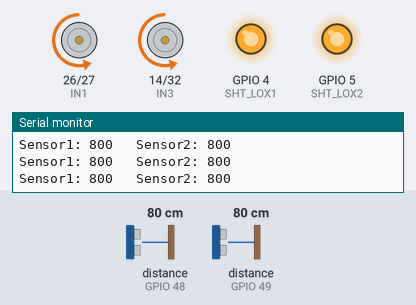
A sketch run on a simulated ESP32. Shown: motor-driver pin pairs drawn as motors (green arrow = first pin HIGH = forward, orange = second pin HIGH = backward, longer = more drive, scaled by the enable pin), output pins drawn as LEDs (lit = HIGH), the last lines printed to the serial monitor. The inputs (shaded band) are chosen by the test bench; at power-on: distance to the obstacle (sensors on GPIO 48, GPIO 49) 80 cm.

Above: at 1.2 s.
1.3 s: distance to the obstacle (sensor on GPIO 48) set to 2 cm
At 1.7 s:
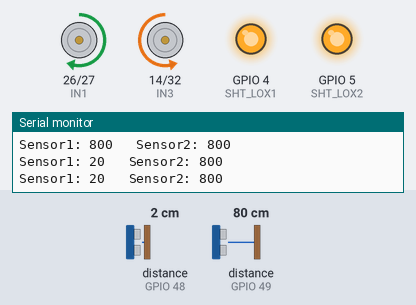
4.3 s: distance to the obstacle (sensor on GPIO 49) set to 2 cm
At 5.9 s:
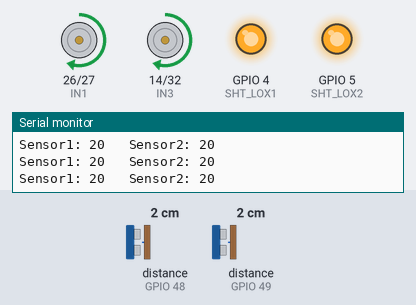
7.3 s: distance to the obstacle (sensor on GPIO 48) set to 18 cm
At 8.9 s:
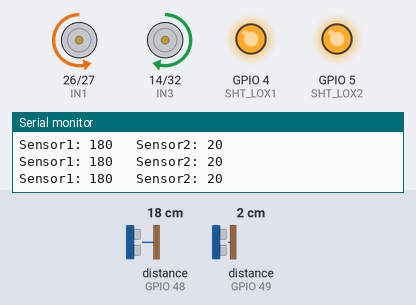
10.3 s: distance to the obstacle (sensor on GPIO 49) set to 35 cm
At 11.7 s:
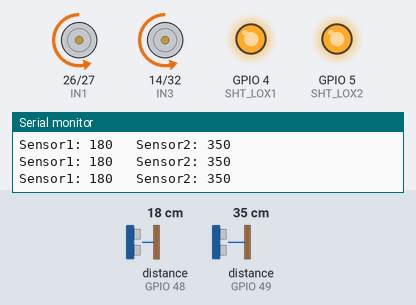
13.3 s: distance to the obstacle (sensor on GPIO 49) set to 4 cm
At 14.7 s:
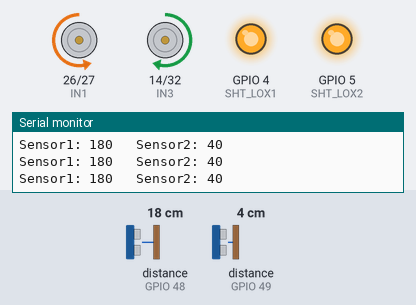
16.3 s: distance to the obstacle (sensor on GPIO 49) set to 9 cm
Timing chart, 0 to 20.0 s (numbered marks = the images above; inputs shaded):
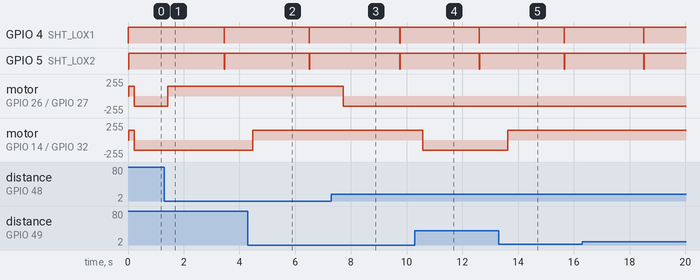

Measured:
- after the input at 1.3 s, motor on GPIO 26 (IN1) / GPIO 27 (IN2): backward 150/255 → forward 150/255 after 0.13 s
- after the input at 4.3 s, motor on GPIO 14 (IN3) / GPIO 32 (IN4): backward 150/255 → forward 150/255 after 0.18 s
- after the input at 7.3 s, motor on GPIO 26 (IN1) / GPIO 27 (IN2): forward 150/255 → backward 150/255 after 0.43 s
- after the input at 10.3 s, motor on GPIO 14 (IN3) / GPIO 32 (IN4): forward 150/255 → backward 150/255 after 0.28 s
- after the input at 13.3 s, motor on GPIO 14 (IN3) / GPIO 32 (IN4): backward 150/255 → forward 150/255 after 0.34 s

The sketch:

Trajectory_control_freeRTOS.ino
```cpp
#include "Adafruit_VL53L0X.h"
#include <Wire.h>
#include "Arduino.h"
#include "freertos/FreeRTOS.h"
#include "freertos/task.h"
#include "freertos/semphr.h"

// Address for dual sensor setup
#define LOX1_ADDRESS 0x30
#define LOX2_ADDRESS 0x31

// Shutdown pins
#define SHT_LOX1 4
#define SHT_LOX2 5

// Define pins for Actuators
#define ENA 33
#define IN1 26
#define IN2 27
#define ENB 12
#define IN3 14
#define IN4 32

// Number of samples for moving average
#define MOVING_AVG_SIZE 10
#define PROPORTIONAL_GAIN 1

// VL53L0X objects
Adafruit_VL53L0X lox1 = Adafruit_VL53L0X();
Adafruit_VL53L0X lox2 = Adafruit_VL53L0X();

// Measurement data
VL53L0X_RangingMeasurementData_t measure1;
VL53L0X_RangingMeasurementData_t measure2;

int avg1 = 0, avg2 = 0;
int lastSensor1 = 0, lastSensor2 = 0;
int repeatCount = 0;
const int maxRepeats = 10;
SemaphoreHandle_t xMutex;

// Target positions
int targetPositions1[] = {168, 174, 178, 178, 176, 171, 164, 156, 147, 139};
int targetPositions2[] = {217, 209, 202, 197, 194, 195, 198, 204, 212, 220};
int targetIndex1 = 0, targetIndex2 = 0;

void setID() {
    digitalWrite(SHT_LOX1, LOW);
    digitalWrite(SHT_LOX2, LOW);
    delay(10);

    digitalWrite(SHT_LOX1, HIGH);
    digitalWrite(SHT_LOX2, LOW);

    if (!lox1.begin(LOX1_ADDRESS)) {
        Serial.println("Failed to boot first VL53L0X. Retrying...");
        for (int i = 0; i < 3; i++) {
            delay(1000);
            if (lox1.begin(LOX1_ADDRESS)) {
                Serial.println("First VL53L0X initialized successfully!");
                return;
            }
        }
        Serial.println("Failed to initialize the first VL53L0X after retries.");
        return;
    }
    delay(10);

    digitalWrite(SHT_LOX2, HIGH);
    delay(10);

    if (!lox2.begin(LOX2_ADDRESS)) {
        Serial.println("Failed to boot second VL53L0X. Retrying...");
        for (int i = 0; i < 3; i++) {
            delay(1000);
            if (lox2.begin(LOX2_ADDRESS)) {
                Serial.println("Second VL53L0X initialized successfully!");
                return;
            }
        }
        Serial.println("Failed to initialize the second VL53L0X after retries.");
        return;
    }
}

void readTOFTask(void *parameter) {
    while (1) {
        lox1.rangingTest(&measure1, false);
        lox2.rangingTest(&measure2, false);
        xSemaphoreTake(xMutex, portMAX_DELAY);

        avg1 = (measure1.RangeStatus != 4) ? measure1.RangeMilliMeter : avg1;
        avg2 = (measure2.RangeStatus != 4) ? measure2.RangeMilliMeter : avg2;

        xSemaphoreGive(xMutex);
        vTaskDelay(pdMS_TO_TICKS(200));
    }
}

void printTOFTask(void *parameter) {
    while (1) {
        xSemaphoreTake(xMutex, portMAX_DELAY);
        Serial.print("Sensor1: ");
        Serial.print(avg1);
        Serial.print("\t Sensor2: ");
        Serial.println(avg2);

        if (avg1 == lastSensor1 && avg2 == lastSensor2 && avg1 != 0 && avg2 != 0) {
            repeatCount++;
        } else {
            repeatCount = 0;
        }

        lastSensor1 = avg1;
        lastSensor2 = avg2;

        if (repeatCount >= maxRepeats) {
            Serial.println("Repeated readings detected! Reinitializing sensors...");
            setID();
            repeatCount = 0;
        }
        xSemaphoreGive(xMutex);
        vTaskDelay(pdMS_TO_TICKS(200));
    }
}

void motorControlTask(void *parameter) {
    int ActuatorSpeed = 150;
    bool motor1Reached = false, motor2Reached = false;

    while (1) {
        xSemaphoreTake(xMutex, portMAX_DELAY);
        int error1 = targetPositions1[targetIndex1] - avg1;
        int error2 = targetPositions2[targetIndex2] - avg2;
        int controlSignal1 = PROPORTIONAL_GAIN * error1;
        int controlSignal2 = PROPORTIONAL_GAIN * error2;
        xSemaphoreGive(xMutex);

        if (abs(error1) > 2) {
            digitalWrite(IN1, controlSignal1 > 0 ? HIGH : LOW);
            digitalWrite(IN2, controlSignal1 > 0 ? LOW : HIGH);
            analogWrite(ENA, ActuatorSpeed);
        } else {
            digitalWrite(IN1, LOW);
            digitalWrite(IN2, LOW);
            motor1Reached = true;
        }

        if (abs(error2) > 2) {
            digitalWrite(IN3, controlSignal2 > 0 ? HIGH : LOW);
            digitalWrite(IN4, controlSignal2 > 0 ? LOW : HIGH);
            analogWrite(ENB, ActuatorSpeed);
        } else {
            digitalWrite(IN3, LOW);
            digitalWrite(IN4, LOW);
            motor2Reached = true;
        }

        if (motor1Reached && motor2Reached) {
            Serial.print(F("Both actuators reached their targets at index: "));
            Serial.println(targetIndex1);
            targetIndex1 = (targetIndex1 + 1) % 10;
            targetIndex2 = (targetIndex2 + 1) % 10;
            motor1Reached = false;
            motor2Reached = false;
        }

        vTaskDelay(pdMS_TO_TICKS(200));
    }
}

void setup() {
    Serial.begin(9600);
    while (!Serial) { delay(1); }

    pinMode(SHT_LOX1, OUTPUT);
    pinMode(SHT_LOX2, OUTPUT);
    pinMode(ENA, OUTPUT);
    pinMode(IN1, OUTPUT);
    pinMode(IN2, OUTPUT);
    pinMode(ENB, OUTPUT);
    pinMode(IN3, OUTPUT);
    pinMode(IN4, OUTPUT);

    Serial.println(F("Initializing sensors..."));
    setID();

    xMutex = xSemaphoreCreateMutex();
    xTaskCreatePinnedToCore(readTOFTask, "Read TOF", 3072, NULL, 2, NULL, 1);
    xTaskCreatePinnedToCore(printTOFTask, "Print TOF", 3072, NULL, 2, NULL, 1);
    xTaskCreatePinnedToCore(motorControlTask, "Motor Control", 3072, NULL, 1, NULL, 1);
}

void loop() {
    vTaskDelete(NULL);
}
```
